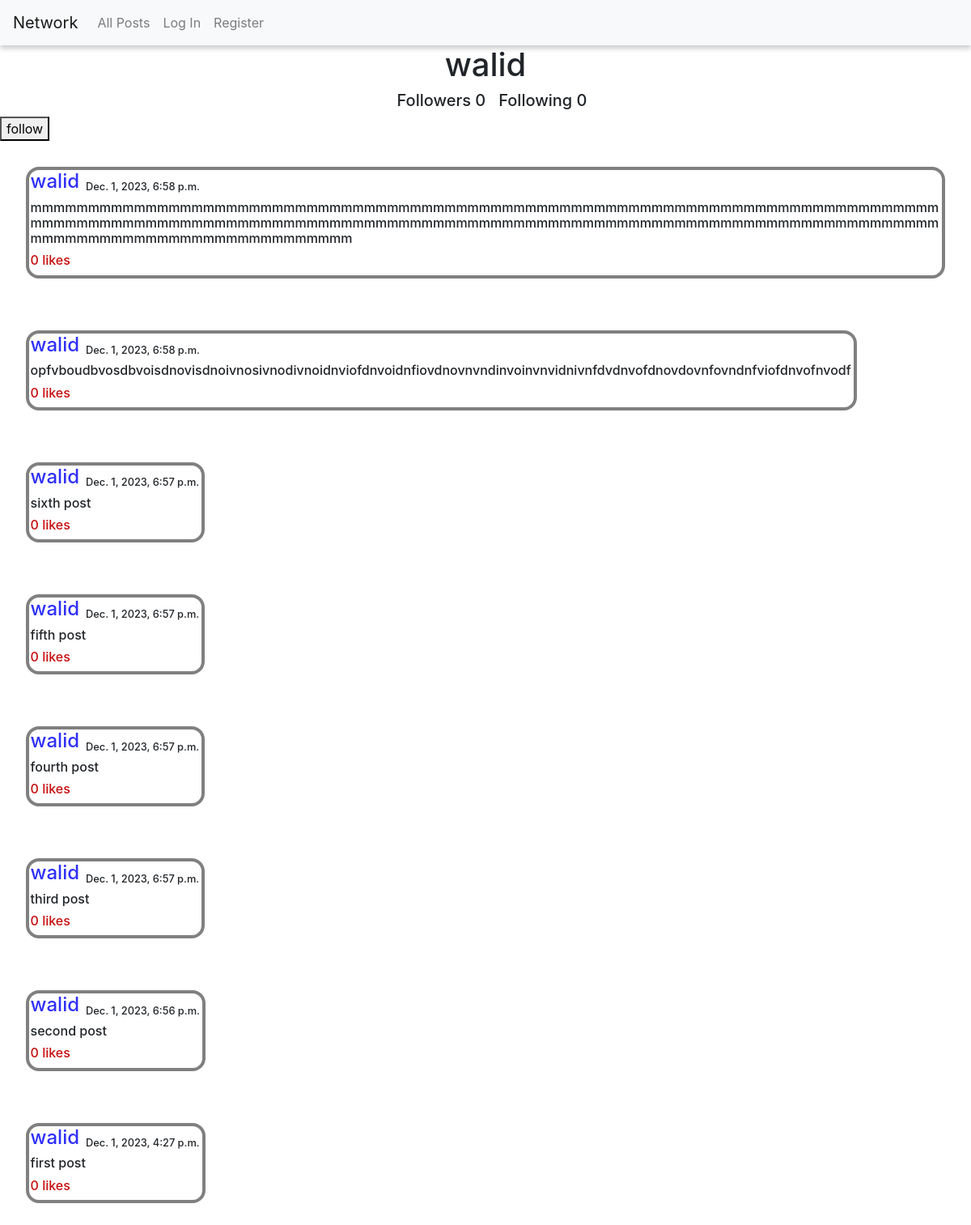
The app's page /users/walid with its own data.
### network/models.py (models this page shows)
class User(AbstractUser):
    pass

class Posts(models.Model):
    creator = models.ForeignKey(User, on_delete=models.CASCADE)
    contents = models.CharField(max_length=300)
    date_created = models.DateTimeField(auto_now_add=True)
    likes_num = models.IntegerField(default=0)

### network/views.py (the view, shortened to what this page needs)
# urls.py: path("users/<str:profile>", views.profile, name="profile"),
def profile(request, profile):
    cur_profile = User.objects.get(username=profile)
    user_posts = Posts.objects.filter(creator=cur_profile.id).all()
    follow_num = cur_profile.following.all()
    following_num = cur_profile.followers.all()
    try:
        follow_user = Followers.objects.get(following=cur_profile, followers=request.user)
    except (TypeError,ObjectDoesNotExist):
        return render(request, "network/profile.html", {
        "profile": profile,
        "cur_profile": cur_profile,
        "user_posts": user_posts,
        "follow_num": follow_num.count(),
        "following_num": following_num.count(),
        "btn": "follow",
    })

### network/templates/network/profile.html (shortened to what this page needs)
{% extends "network/layout.html" %}
{% block body %}
<h1 id="all_posts">{{cur_profile}}</h1>
<div id="all_posts"><h5 id="follow">Followers {{follow_num}}</h5>
    <h5 id="follow">Following {{following_num}}</h5></div>
    {% if btn %}
    <a href="{% url 'follow' cur_profile %}"><button>follow</button></a>
    {% else %}
    <a href="{% url 'unfollow' cur_profile %}"><button>unfollow</button></a>
    {% endif %}
{% if user_posts %}
<div id="parent">
{% for post in user_posts %}
<div id="post_content">
    <div id="creator_post">
        <h4 id="creator">{{ post.creator }}</h4>
        <h5 id="date">{{ post.date_created }}</h5></div>
    <h6>{{ post.contents }}</h6>
    <h6 id="likes_num">{{post.likes_num}} likes</h6>
</div>
{% endfor %}
</div>
{% else %}
<h2>No Posts</h2>
{% endif %}
{% endblock %}

### network/templates/network/layout.html (shortened to what this page needs)
{% load static %}
<!DOCTYPE html>
<html lang="en">
    <head>
        <link rel="stylesheet" href="https://stackpath.bootstrapcdn.com/bootstrap/4.4.1/css/bootstrap.min.css">
        <link href="{% static 'network/styles.css' %}" rel="stylesheet">
    </head>
    <body>
        <nav id="navbar" class="navbar navbar-expand-lg navbar-light bg-light">
            <a class="navbar-brand" href="#">Network</a>
            <div>
              <ul class="navbar-nav mr-auto">
                <li class="nav-item">
                  <a class="nav-link" href="{% url 'index' %}">All Posts</a>
                </li>
                {% if user.is_authenticated %}
                    <li class="nav-item">
                        <a class="nav-link" href="{% url 'following' %}">Following</a>
                    </li>
                    <li class="nav-item">
                        <a class="nav-link" href="{% url 'logout' %}">Log Out</a>
                    </li>
                {% else %}
                    <li class="nav-item">
                        <a class="nav-link" href="{% url 'login' %}">Log In</a>
                    </li>
                    <li class="nav-item">
                        <a class="nav-link" href="{% url 'register' %}">Register</a>
                    </li>
                {% endif %}
              </ul>
            </div>
          </nav>
        <div class="body">
            {% block body %}
            {% endblock %}
        </div>
    </body>
</html>

### network/static/network/styles.css (style rules this page uses)
#navbar { box-shadow: 0 4px 6px 0 rgba(0, 0, 0, 0.2); }
#all_posts { display: flex; justify-content: center; }
#post_content { margin: 2rem; border: 0.3rem solid; border-radius: 1rem; border-color: grey; max-width: fit-content; white-space: normal; word-wrap: break-word; }
#creator_post { display: flex; margin-left: 0.1rem; }
#date { display: flex; flex-direction: column-reverse; font-size: 0.8rem; margin-left: 0.5rem; margin-right: 0.2rem; }
h6 { margin-left: 0.1rem; margin-right: 0.2rem; }
#likes_num { color: #c70e0e; }
#creator { color: #2f2ffb; }
#parent { display: flex; flex-direction: column-reverse; }
#follow { margin-left: 1rem; }

### records on screen
User: username "walid"
Posts: creator "walid", date_created "Dec. 1, 2023, 4:27 p.m.", contents "first post", likes_num "0"
Posts: creator "walid", date_created "Dec. 1, 2023, 6:56 p.m.", contents "second post", likes_num "0"
Posts: creator "walid", date_created "Dec. 1, 2023, 6:57 p.m.", contents "third post", likes_num "0"
Posts: creator "walid", date_created "Dec. 1, 2023, 6:57 p.m.", contents "fourth post", likes_num "0"
Posts: creator "walid", date_created "Dec. 1, 2023, 6:57 p.m.", contents "fifth post", likes_num "0"
Posts: creator "walid", date_created "Dec. 1, 2023, 6:57 p.m.", contents "sixth post", likes_num "0"
Posts: creator "walid", date_created "Dec. 1, 2023, 6:58 p.m.", contents "opfvboudbvosdbvoisdnovisdnoivnosivnodivnoidnviofdnvoidnfiovdnovnvndinvoinvnvidnivnfdvdnvofdnovdovnfovndnfviofdnvofnvodf", likes_num "0"
Posts: creator "walid", date_created "Dec. 1, 2023, 6:58 p.m.", contents "mmmmmmmmmmmmmmmmmmmmmmmmmmmmmmmmmmmmmmmmmmmmmmmmmmmmmmmmmmmmmmmmmmmmmmmmmmmmmmmmmmmmmmmmmmmmmmmmmmmmmmmmmmmmmmmmmmmmmmmmmmmmmmmmmmmmmmmmmmmmmmmmmmmmmmmmmmmmmmmmmmmmmmmmmmmmmmmmmmmmmmmmmm", likes_num "0"

### other values on screen
{{ follow_num }} "0"
{{ following_num }} "0"
